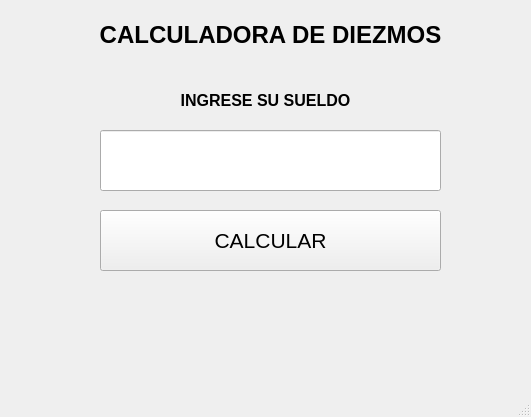
<?xml version="1.0" encoding="UTF-8"?>
<ui version="4.0">
 <class>MainWindow</class>
 <widget class="QMainWindow" name="MainWindow">
  <property name="geometry">
   <rect>
    <x>0</x>
    <y>0</y>
    <width>531</width>
    <height>417</height>
   </rect>
  </property>
  <property name="windowTitle">
   <string>MainWindow</string>
  </property>
  <widget class="QWidget" name="centralwidget">
   <widget class="QLabel" name="label">
    <property name="geometry">
     <rect>
      <x>10</x>
      <y>0</y>
      <width>521</width>
      <height>71</height>
     </rect>
    </property>
    <property name="text">
     <string>&lt;html&gt;&lt;head/&gt;&lt;body&gt;&lt;p align=&quot;center&quot;&gt;&lt;span style=&quot; font-size:18pt; font-weight:600;&quot;&gt;CALCULADORA DE DIEZMOS&lt;/span&gt;&lt;/p&gt;&lt;/body&gt;&lt;/html&gt;</string>
    </property>
   </widget>
   <widget class="QLabel" name="label_2">
    <property name="geometry">
     <rect>
      <x>100</x>
      <y>80</y>
      <width>331</width>
      <height>41</height>
     </rect>
    </property>
    <property name="text">
     <string>&lt;html&gt;&lt;head/&gt;&lt;body&gt;&lt;p align=&quot;center&quot;&gt;&lt;span style=&quot; font-size:12pt; font-weight:600;&quot;&gt;INGRESE SU SUELDO&lt;/span&gt;&lt;/p&gt;&lt;/body&gt;&lt;/html&gt;</string>
    </property>
   </widget>
   <widget class="QLineEdit" name="txt_sueldo">
    <property name="geometry">
     <rect>
      <x>100</x>
      <y>130</y>
      <width>341</width>
      <height>61</height>
     </rect>
    </property>
    <property name="font">
     <font>
      <pointsize>18</pointsize>
     </font>
    </property>
   </widget>
   <widget class="QPushButton" name="btn_calcular">
    <property name="geometry">
     <rect>
      <x>100</x>
      <y>210</y>
      <width>341</width>
      <height>61</height>
     </rect>
    </property>
    <property name="font">
     <font>
      <pointsize>16</pointsize>
     </font>
    </property>
    <property name="text">
     <string>CALCULAR</string>
    </property>
   </widget>
   <widget class="QLabel" name="lbl_resultado">
    <property name="geometry">
     <rect>
      <x>100</x>
      <y>300</y>
      <width>351</width>
      <height>71</height>
     </rect>
    </property>
    <property name="font">
     <font>
      <pointsize>16</pointsize>
     </font>
    </property>
    <property name="text">
     <string/>
    </property>
   </widget>
  </widget>
  <widget class="QMenuBar" name="menubar">
   <property name="geometry">
    <rect>
     <x>0</x>
     <y>0</y>
     <width>531</width>
     <height>25</height>
    </rect>
   </property>
  </widget>
  <widget class="QStatusBar" name="statusbar"/>
 </widget>
 <resources/>
 <connections/>
</ui>
